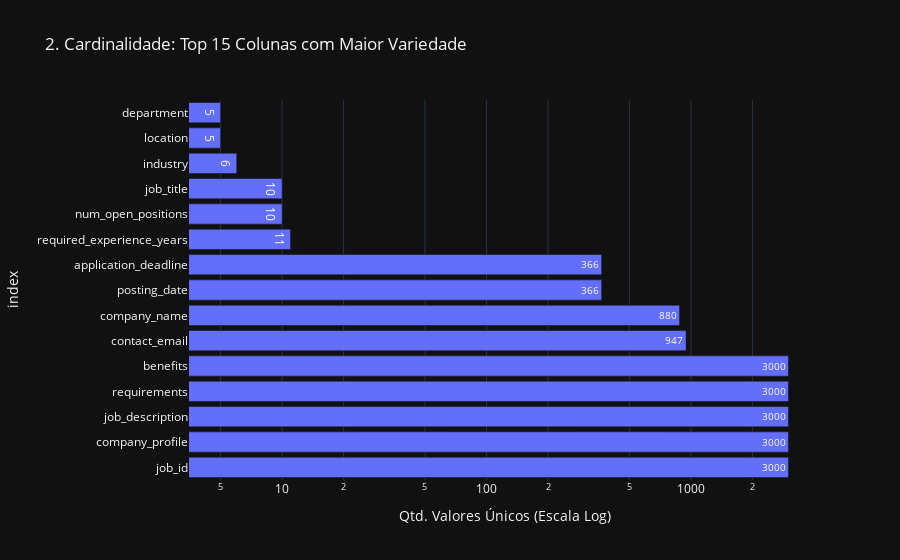

The notebook cell saved with this chart:
### Markdown cell above
## 2. Análise de Cardinalidade

### 2.1 Distribuição de Valores Únicos
A cardinalidade representa a quantidade de valores distintos em cada coluna.
Esse indicador auxilia na identificação de campos categóricos, identificadores
e atributos de alta variabilidade.

### Code cell
card_df = df_raw.select([countDistinct(c).alias(c) for c in df_raw.columns]).toPandas().transpose()
card_df.columns = ['Valores Unicos']
card_df = card_df.sort_values('Valores Unicos', ascending=False).head(15)

fig2 = px.bar(card_df, x='Valores Unicos', y=card_df.index, orientation='h',
              title='2. Cardinalidade: Top 15 Colunas com Maior Variedade',
              text_auto=True)
fig2.update_xaxes(type="log", title="Qtd. Valores Únicos (Escala Log)")
fig2.show()

### Figure 1 — Plotly figure (JSON) as saved in the notebook; plotly's stock layout.template omitted (floating-point values rounded to 4 significant figures)
{"data": [{"hovertemplate": "Valores Unicos=%{x}<br>index=%{y}<extra></extra>", "legendgroup": "", "marker": {"color": "#636efa", "pattern": {"shape": ""}}, "name": "", "orientation": "h", "showlegend": false, "textposition": "auto", "texttemplate": "%{x}", "x": [3000, 3000, 3000, 3000, 3000, 947, 880, 366, 366, 11, 10, 10, 6, 5, 5], "xaxis": "x", "y": ["job_id", "company_profile", "job_description", "requirements", "benefits", "contact_email", "company_name", "posting_date", "application_deadline", "required_experience_years", "num_open_positions", "job_title", "industry", "location", "department"], "yaxis": "y", "type": "bar"}], "layout": {"xaxis": {"anchor": "y", "domain": [0.0, 1.0], "title": {"text": "Qtd. Valores Únicos (Escala Log)"}, "type": "log"}, "yaxis": {"anchor": "x", "domain": [0.0, 1.0], "title": {"text": "index"}}, "legend": {"tracegroupgap": 0}, "title": {"text": "2. Cardinalidade: Top 15 Colunas com Maior Variedade"}, "barmode": "relative"}}
